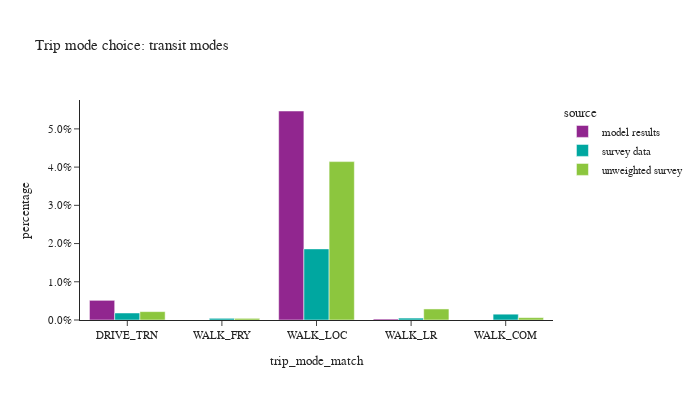

The cell this chart's notebook holds for it:
### Code cell
# show only transit modes
df_plot = trip_data.groupby(['source','trip_mode_match'])['trip_weight'].sum().reset_index()
df_plot['percentage'] = df_plot.groupby(['source'], group_keys=False)['trip_weight']. \
    apply(lambda x: x / float(x.sum()))

fig = px.bar(df_plot.loc[df_plot['trip_mode_match'].isin(transit_modes)], x="trip_mode_match", y="percentage", color="source",barmode="group",
             title="Trip mode choice: transit modes")
fig.for_each_annotation(lambda a: a.update(text = a.text.split("=")[-1]))
fig.update_layout(height=400, width=700, yaxis=dict(tickformat=".1%"))
fig.show()

### Figure 1 — Plotly figure (JSON) as saved in the notebook; plotly's stock layout.template omitted (floating-point values rounded to 4 significant figures)
{"data": [{"alignmentgroup": "True", "hovertemplate": "source=model results<br>trip_mode_match=%{x}<br>percentage=%{y}<extra></extra>", "legendgroup": "model results", "marker": {"color": "#91268F", "pattern": {"shape": ""}}, "name": "model results", "offsetgroup": "model results", "orientation": "v", "showlegend": true, "textposition": "auto", "type": "bar", "x": ["DRIVE_TRN", "WALK_FRY", "WALK_LOC", "WALK_LR"], "xaxis": "x", "y": [0.005147, 1.598e-07, 0.05468, 0.0002568], "yaxis": "y"}, {"alignmentgroup": "True", "hovertemplate": "source=survey data<br>trip_mode_match=%{x}<br>percentage=%{y}<extra></extra>", "legendgroup": "survey data", "marker": {"color": "#00A7A0", "pattern": {"shape": ""}}, "name": "survey data", "offsetgroup": "survey data", "orientation": "v", "showlegend": true, "textposition": "auto", "type": "bar", "x": ["DRIVE_TRN", "WALK_COM", "WALK_FRY", "WALK_LOC", "WALK_LR"], "xaxis": "x", "y": [0.001838, 0.001524, 0.0004418, 0.01861, 0.0005028], "yaxis": "y"}, {"alignmentgroup": "True", "hovertemplate": "source=unweighted survey<br>trip_mode_match=%{x}<br>percentage=%{y}<extra></extra>", "legendgroup": "unweighted survey", "marker": {"color": "#8CC63E", "pattern": {"shape": ""}}, "name": "unweighted survey", "offsetgroup": "unweighted survey", "orientation": "v", "showlegend": true, "textposition": "auto", "type": "bar", "x": ["DRIVE_TRN", "WALK_COM", "WALK_FRY", "WALK_LOC", "WALK_LR"], "xaxis": "x", "y": [0.002186, 0.0006208, 0.0004319, 0.04143, 0.002888], "yaxis": "y"}], "layout": {"barmode": "group", "height": 400, "legend": {"title": {"text": "source"}, "tracegroupgap": 0}, "title": {"text": "Trip mode choice: transit modes"}, "width": 700, "xaxis": {"anchor": "y", "domain": [0, 1], "title": {"text": "trip_mode_match"}}, "yaxis": {"anchor": "x", "domain": [0, 1], "tickformat": ".1%", "title": {"text": "percentage"}}}}
